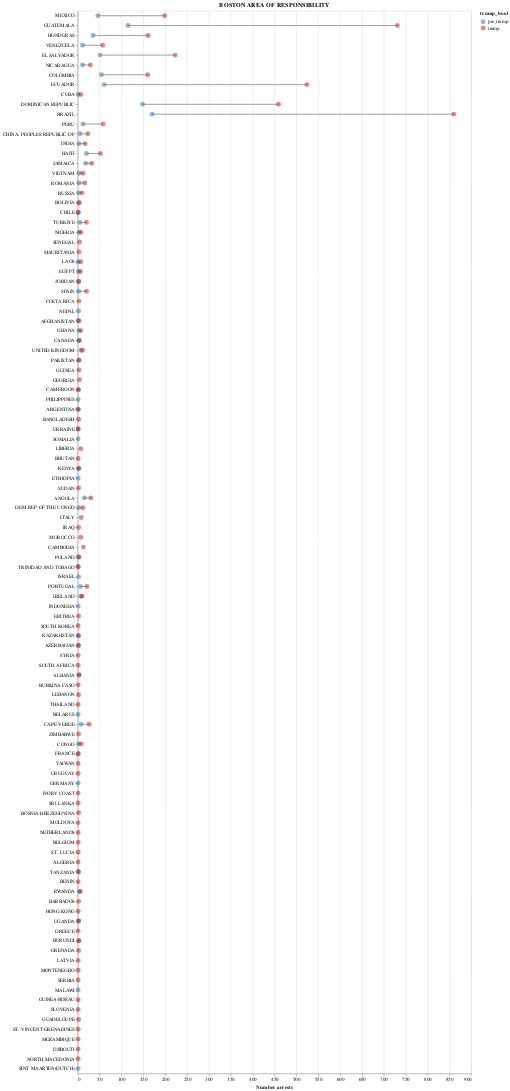

Here is the notebook cell this chart was saved with:
### Code cell
country_pre_post_plot('BOSTON AREA OF RESPONSIBILITY')

### Figure 1 — Vega-Lite specification as saved in the notebook (floating-point values rounded to 4 significant figures; data arrays with more than 128 entries replaced by an {"elided": "..."} marker saying what was removed)
{"config": {"view": {"continuousWidth": 300, "continuousHeight": 300}}, "layer": [{"mark": {"type": "line", "color": "#9E9EA3"}, "encoding": {"detail": {"field": "citizenship_country", "type": "nominal"}, "x": {"field": "num_arrests", "type": "quantitative"}, "y": {"field": "citizenship_country", "sort": {"elided": "187 str values"}, "type": "nominal"}}}, {"mark": {"type": "point", "filled": true, "opacity": 0.5, "size": 100}, "encoding": {"color": {"field": "trump_bool", "scale": {"domain": ["pre_trump", "trump"], "range": ["#2a6ca8", "#bf1515"]}, "type": "nominal"}, "x": {"field": "num_arrests", "title": "Number arrests", "type": "quantitative"}, "y": {"field": "citizenship_country", "sort": {"elided": "187 str values"}, "title": "", "type": "nominal"}}, "title": "BOSTON AREA OF RESPONSIBILITY"}], "data": {"name": "data-be5781b359ac544636d2dcf45b7f00a5"}, "width": 800, "$schema": "https://vega.github.io/schema/vega-lite/v5.20.1.json", "datasets": {"data-be5781b359ac544636d2dcf45b7f00a5": {"elided": "160 records"}}}
